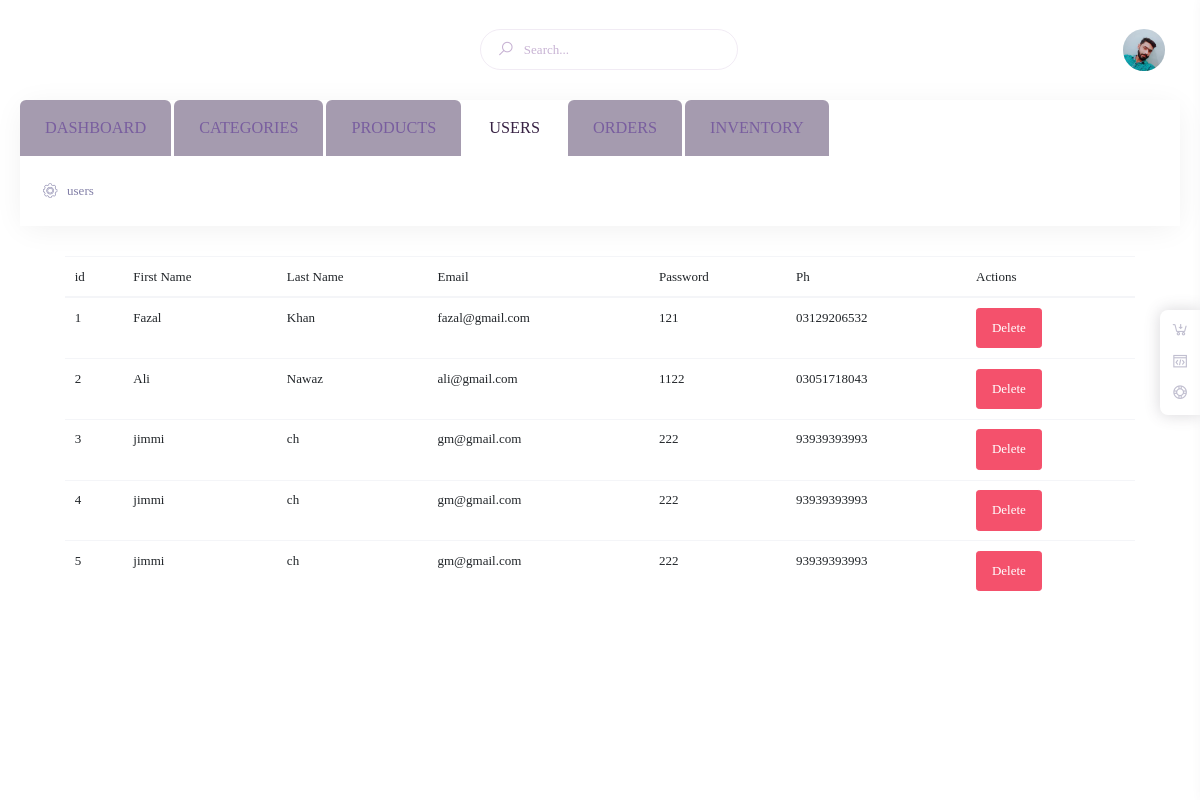
/admin/users.php, run on the app's committed database.
### tables this page shows
CREATE TABLE `users` (
  `id` int(11) NOT NULL,
  `first_name` varchar(121) NOT NULL,
  `last_name` varchar(121) NOT NULL,
  `email` varchar(786) NOT NULL,
  `password` varchar(784) NOT NULL,
  `phone` varchar(786) NOT NULL,
  `timestamp` timestamp NOT NULL DEFAULT CURRENT_TIMESTAMP ON UPDATE CURRENT_TIMESTAMP
);

### admin/users.php (the view, shortened to what this page needs)
<?php
include 'include/header.php';
?>
<div class="container-fluid">
    <div class="row">
        <div class="col-md-12">
            <table class="table table-hover" id="myTable">
                <thead>
                    <tr>
                        <th>id</th>
                        <th>First Name</th>
                        <th>Last Name</th>
                        <th>Email</th>
                        <th>Password</th>
                        <th>Ph</th>
                        <th>Actions</th>
                    </tr>
                </thead>
                <tbody>
                    <?php
                   $sql ="SELECT * FROM users ";
                   $query =mysqli_query($conn,$sql);
                   while ($data = mysqli_fetch_array($query)) {
                ?>
                    <tr>
                        <td><?php echo $data ['id'];?></td>
                        <td><?php echo $data ['first_name'];?></td>
                        <td><?php echo $data ['last_name'];?></td>
                        <td><?php echo $data['email'];?></td>
                        <td><?php echo $data['password'];?></td>
                        <td><?php echo $data['phone'];?></td>
                        <td>
                            <button class="delid btn btn-danger" delid="<?php echo $data['id']?>">Delete</button>
                        </td>
                    </tr>
                    <?php } ?>
                </tbody>
            </table>
        </div>
    </div>
</div>
</div>
<?php include 'include/footer.php';?>

### data on the page
users: id "1", first_name "Fazal", last_name "Khan", email "fazal@gmail.com", password "121", phone "03129206532"
users: id "2", first_name "Ali", last_name "Nawaz", email "ali@gmail.com", password "1122", phone "03051718043"
users: id "3", first_name "jimmi", last_name "ch", email "gm@gmail.com", password "222", phone "93939393993"
users: id "4", first_name "jimmi", last_name "ch", email "gm@gmail.com", password "222", phone "93939393993"
users: id "5", first_name "jimmi", last_name "ch", email "gm@gmail.com", password "222", phone "93939393993"
